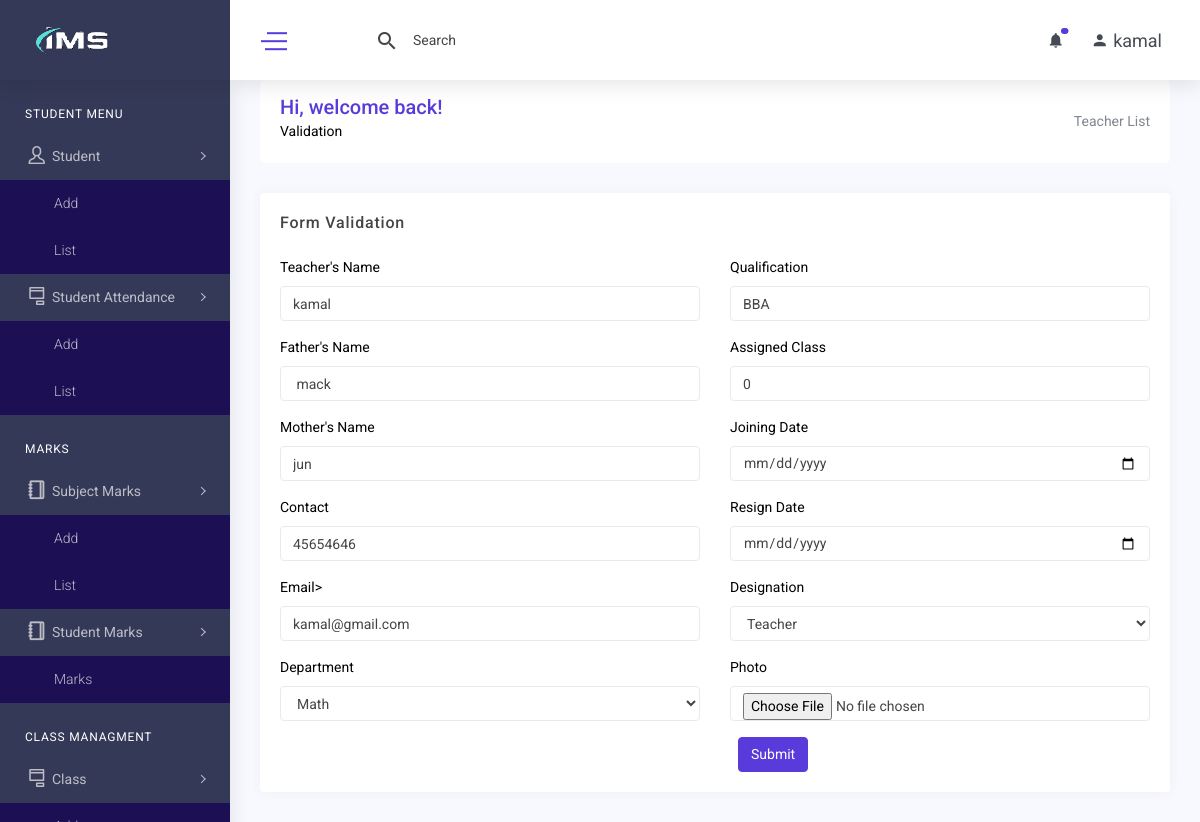
/teacher_edit.php?id=3 (signed in), run on the app's committed database.
### tables this page shows
CREATE TABLE `teacher` (
  `id` int(11) NOT NULL,
  `teacher_id` int(11) DEFAULT NULL,
  `name` varchar(255) DEFAULT NULL,
  `father_name` varchar(255) DEFAULT NULL,
  `mother_name` varchar(255) DEFAULT NULL,
  `email` varchar(255) DEFAULT NULL,
  `contact` varchar(255) DEFAULT NULL,
  `photo` varchar(255) DEFAULT NULL,
  `qualification` varchar(255) DEFAULT NULL,
  `assigned_class` int(11) DEFAULT NULL,
  `joining` date DEFAULT NULL,
  `resign` date DEFAULT NULL,
  `designation_id` int(11) DEFAULT NULL,
  `department_id` int(11) DEFAULT NULL,
  `created_at` datetime DEFAULT NULL,
  `created_by` int(11) DEFAULT NULL,
  `updated_at` datetime DEFAULT NULL,
  `updated_by` int(11) DEFAULT NULL,
  `deleted_at` datetime DEFAULT NULL
);

CREATE TABLE `department` (
  `id` int(11) NOT NULL,
  `department` varchar(255) DEFAULT NULL,
  `created_at` datetime DEFAULT NULL,
  `created_by` int(11) DEFAULT NULL,
  `updated_at` datetime DEFAULT NULL,
  `updated_by` int(11) DEFAULT NULL,
  `deleted_at` datetime DEFAULT NULL
);

CREATE TABLE `designation` (
  `id` int(11) NOT NULL,
  `designation` varchar(255) DEFAULT NULL,
  `created_at` datetime DEFAULT NULL,
  `created_by` int(11) DEFAULT NULL,
  `updated_at` datetime DEFAULT NULL,
  `updated_by` int(11) DEFAULT NULL,
  `deleted_at` datetime DEFAULT NULL
);

### class/crud.php (called while the page is built, shortened)
<?php
    class crud{
        private $host='localhost';
        private $connection;
        public function __construct($user,$password,$database){
            $this->user=$user;
            $this->password=$password;
            $this->database=$database;
            $this->connection=new mysqli($this->host,$this->user,$this->password,$this->database);
        }
        public function common_select($table,$fields='*',$condition=false,$sort_field=false,$sort='ASC'){
            $result=array();
            $error=false;
            $sql="select $fields from $table where deleted_at is null ";
            $rs=$this->connection->query($sql);
            if($rs){
                if($rs->num_rows > 0){
                    while($r=$rs->fetch_object()){
                        array_push($result,$r);
                    }
                }
            }else{
                $error=$this->connection->error;
            }
            $return = array('data'=>$result,'error'=>$error);
            return $return;
        }
        public function common_select_single($table,$fields='*',$condition=false,$sort_field=false,$sort='ASC'){
            $result="";
            $error=false;
            $sql="select $fields from $table where deleted_at is null ";
            if(is_array($condition)){
                $sql.=" and ";
                foreach($condition as $k=>$v){
                    $v = $this->connection->real_escape_string($v);
                    $sql.="$k='$v' and ";
                }
                $sql=rtrim($sql,'and ');
            }
            $rs=$this->connection->query($sql);
            if($rs){
                if($rs->num_rows > 0){
                    while($r=$rs->fetch_object()){
                        $result=$r;
                    }
                }
            }else{
                $error=$this->connection->error;
            }
            $return = array('data'=>$result,'error'=>$error);
            return $return;
        }
    }
?>

### include/connection.php (called while the page is built, shortened)
<?php
    include_once('class/crud.php');
    $mysqli=new crud("root","","ims");
?>

### teacher_edit.php (the view, shortened to what this page needs)
<?php include('include/header.php'); ?>
<?php include('include/sidebar.php'); ?>
        <div class="content-body">
            <div class="container-fluid">
                <div class="row page-titles mx-0">
                    <div class="col-sm-6 p-md-0">
                        <div class="welcome-text">
                            <h4>Hi, welcome back!</h4>
                            <p class="mb-1">Validation</p>
                        </div>
                    </div>
                    <div class="col-sm-6 p-md-0 justify-content-sm-end mt-2 mt-sm-0 d-flex">
                        <ol class="breadcrumb">
                        <li class="breadcrumb-item"><a href="teacher_list.php">Teacher List</a></li>
                        </ol>
                    </div>
                </div>
                <div class="row">
                    <div class="col-lg-12">
                        <div class="card">
                            <div class="card-header">
                                <h4 class="card-title">Form Validation</h4>
                            </div>
                            <?php
            $olddata=array();
            $con['id']=$_GET['id'];
            $result=$mysqli->common_select_single('teacher','*',$con);
            if($result){
                if($result['data']){
                    $olddata=$result['data'];
                }
            }
       ?>
                            <div class="card-body">
                                <div class="form-validation">
                                    <form class="form-valide"  method="post" enctype="multipart/form-data">
                                    <div class="row">
                            <div class="col-lg-6">
                                <div class="form-group">
                                    <label for="name">Teacher's Name </label>
                                    <input type="text" class="form-control" id="name" name="name" value="<?= $olddata-> name ?>">
                                </div>
                                <div class="form-group">
                                    <label for="father_name">Father's Name </label>
                                    <input type="text" class="form-control" id="father_name" name="father_name" value="<?= $olddata-> father_name ?>">
                                </div>
                                <div class="form-group">
                                    <label for="mother_name">Mother's Name</label>
                                    <input type="text" class="form-control" id="mother_name" name="mother_name" value="<?= $olddata-> mother_name ?>">
                                </div>
                                <div class="form-group">
                                    <label for="contact">Contact</label>
                                    <input type="text" class="form-control" id="contact" name="contact" value="<?= $olddata-> contact ?>">
                                </div>
                                <div class="form-group">
                                    <label for="email">Email></label>
                                    <input type="text" class="form-control" id="email" name="email" value="<?= $olddata-> email ?>">
                                </div>
                                <div class="form-group">
                                <label class="form-label" for="department_id">Department</label>
                                        <select class="form-control form-select" required name="department_id" id="department_id" value="<?= $olddata-> department_id ?>">
                                        <?php
                                            $result=$mysqli->common_select('department');
                                            if($result){
                                                if($result['data']){
                                                    foreach($result['data'] as $d){
                                        ?>
                                            <option value="<?= $d->id ?>" <?= $d->id==$olddata->department_id ? "selected" :"" ?>> <?= $d->department ?></option>
                                        <?php } } } ?>
                                    </select>
                                </div>
                            </div>
                            <div class="col-lg-6">
                                <div class="form-group">
                                    <label for="qualification">Qualification</label>
                                    <input type="text" class="form-control" id="qualification" name="qualification" value="<?= $olddata-> qualification ?>">
                                </div>
                                <div class="form-group">
                                    <label for="assigned_class">Assigned Class </label>
                                    <input type="text" class="form-control" id="assigned_class" name="assigned_class" value="<?= $olddata-> assigned_class ?>">
                                </div>
                                <div class="form-group">
                                    <label for="joining">Joining Date</label>
                                    <input type="date" class="form-control" id="joining" name="joining" value="<?= $olddata-> joining ?>">
                                </div>
                                <div class="form-group">
                                    <label for="resign">Resign Date</label>
                                    <input type="date" class="form-control" id="resign" name="resign" value="<?= $olddata-> resign ?>">
                                </div>
                                <div class="form-group">
                                    <label for="designation_id">Designation</label>
                                    <select class="form-control form-select" required name="designation_id" id="designation_id">
                                        <?php
                                            $result=$mysqli->common_select('designation');
                                            if($result){
                                                if($result['data']){
                                                    foreach($result['data'] as $d){
                                        ?>
                                            <option value="<?= $d->id ?>" <?= $d->id==$olddata->designation_id ? "selected" :"" ?>> <?= $d->designation ?></option>
                                        <?php } } } ?>
                                    </select>
                                </div>
                                <div class="form-group">
                                    <label for="val-currency">Photo</label>
                                    <input type="file" class="form-control" id="val-currency" name="photo" >
                                </div>
                             <button type="submit" class="btn btn-primary mx-2">Submit</button>
                        </form>
                                </div>
                            </div>
                        </div>
                    </div>
                </div>
            </div>

### data on the page
teacher: name "kamal", father_name "mack", mother_name "jun", contact "45654646", email "kamal@gmail.com", department_id "Math", qualification "BBA", assigned_class "0", designation_id "Teacher"

### other printed values
$_SESSION['username'] "kamal"
